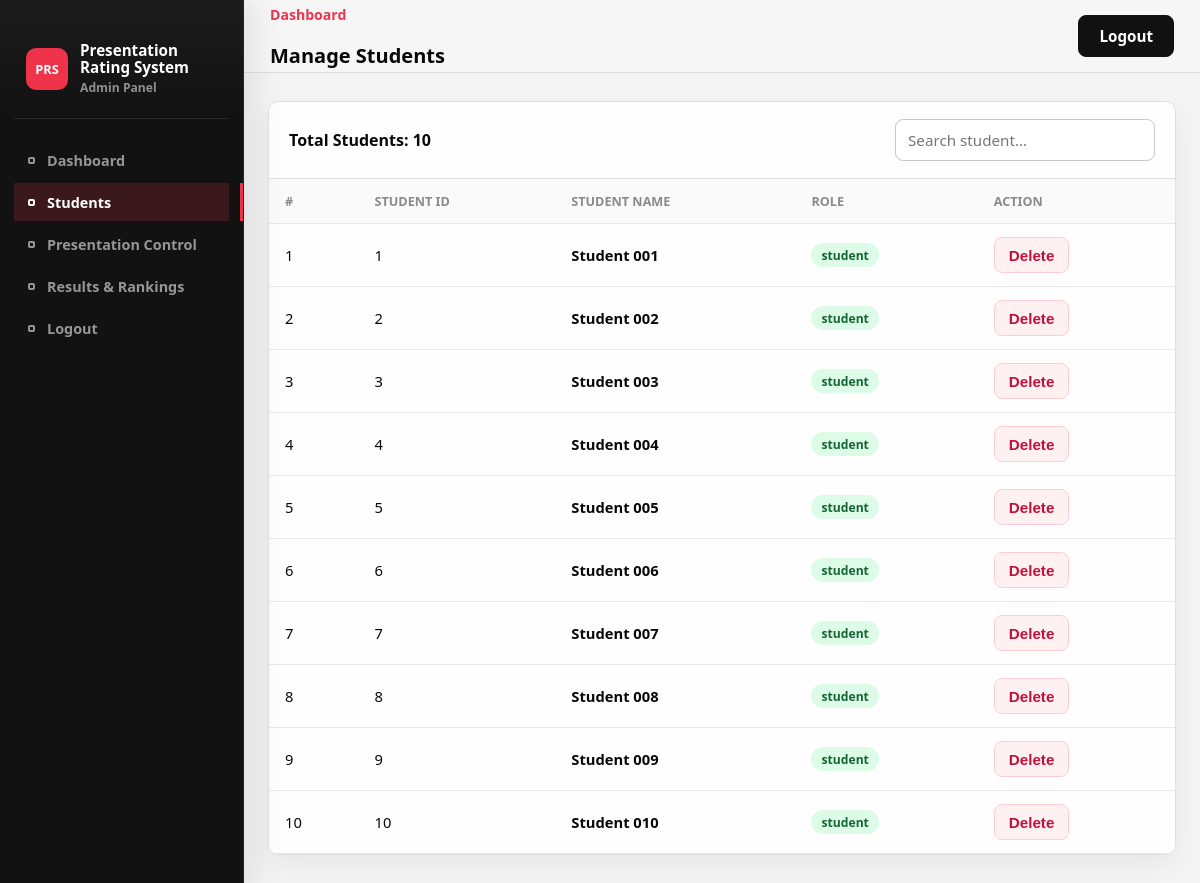
The page /manage_students (signed in) on the database its author committed.
### tables this page shows
CREATE TABLE users (
            id INTEGER PRIMARY KEY AUTOINCREMENT,
            name TEXT UNIQUE NOT NULL,
            password TEXT NOT NULL,
            role TEXT NOT NULL
        );

### app.py (the view)
@app.route('/manage_students')
def manage_students():
    if not require_admin():
        return redirect(url_for('admin_login'))
    conn = get_db()
    students = conn.execute(
        'SELECT id, name, role FROM users WHERE role = "student" ORDER BY name'
    ).fetchall()
    conn.close()
    return render_template('manage_students.html', students=students)

### app.py (called while the page is built)
def require_admin():
    return session.get('role') == 'admin'

### database.py (called while the page is built)
def get_db():
    conn = sqlite3.connect(DB_PATH)
    conn.row_factory = sqlite3.Row
    conn.execute("PRAGMA foreign_keys = ON")
    return conn

### templates/manage_students.html (shortened to what this page needs)
<!DOCTYPE html>
<html lang="en">
<head>
<link rel="stylesheet" href="{{ url_for('static', filename='style.css') }}">
</head>
<body>
<div class="page-wrap">
  <aside class="side-nav">
    <div class="side-brand">
      <div class="side-logo">PRS</div>
      <div>
        <div class="side-title">Presentation<br>Rating System</div>
        <div class="side-subtitle">Admin Panel</div>
      </div>
    </div>
    <nav class="side-menu">
      <a href="{{ url_for('admin_dashboard') }}" class="side-link">Dashboard</a>
      <a href="{{ url_for('manage_students') }}" class="side-link active">Students</a>
      <a href="{{ url_for('presentation_control') }}" class="side-link">Presentation Control</a>
      <a href="{{ url_for('admin_results') }}" class="side-link">Results &amp; Rankings</a>
      <a href="{{ url_for('logout') }}" class="side-link">Logout</a>
    </nav>
  </aside>
  <header class="page-header">
    <div class="page-header-inner">
      <div>
        <a href="{{ url_for('admin_dashboard') }}" class="back-link">Dashboard</a>
        <h2 class="page-title">Manage Students</h2>
      </div>
      <a href="{{ url_for('logout') }}" class="btn btn-logout">Logout</a>
    </div>
  </header>
  <main class="page-main">
    <div class="table-container">
      <div class="table-header">
        <span>Total Students: <strong>{{ students|length }}</strong></span>
        <input type="text" id="studentSearch" class="search-input" placeholder="Search student...">
      </div>
      <table class="data-table" id="studentTable">
        <thead>
          <tr>
            <th>#</th>
            <th>Student ID</th>
            <th>Student Name</th>
            <th>Role</th>
            <th>Action</th>
          </tr>
        </thead>
        <tbody>
          {% for s in students %}
          <tr>
            <td>{{ loop.index }}</td>
            <td>{{ s.id }}</td>
            <td><strong>{{ s.name }}</strong></td>
            <td><span class="badge badge-student">{{ s.role }}</span></td>
            <td>
              <form method="POST"
                    action="{{ url_for('delete_student', student_id=s.id) }}"
                    onsubmit="return confirm('Delete this student? This will also remove this student\\'s presentations and ratings.')">
                <button type="submit" class="btn btn-delete">Delete</button>
              </form>
            </td>
          </tr>
          {% endfor %}
        </tbody>
      </table>
    </div>
  </main>
</div>
</body>
</html>

### rows shown on the page
users: id "1", name "Student 001", role "student"
users: id "2", name "Student 002", role "student"
users: id "3", name "Student 003", role "student"
users: id "4", name "Student 004", role "student"
users: id "5", name "Student 005", role "student"
users: id "6", name "Student 006", role "student"
users: id "7", name "Student 007", role "student"
users: id "8", name "Student 008", role "student"
users: id "9", name "Student 009", role "student"
users: id "10", name "Student 010", role "student"

### other values the page prints
{{ students|length }} "10"
